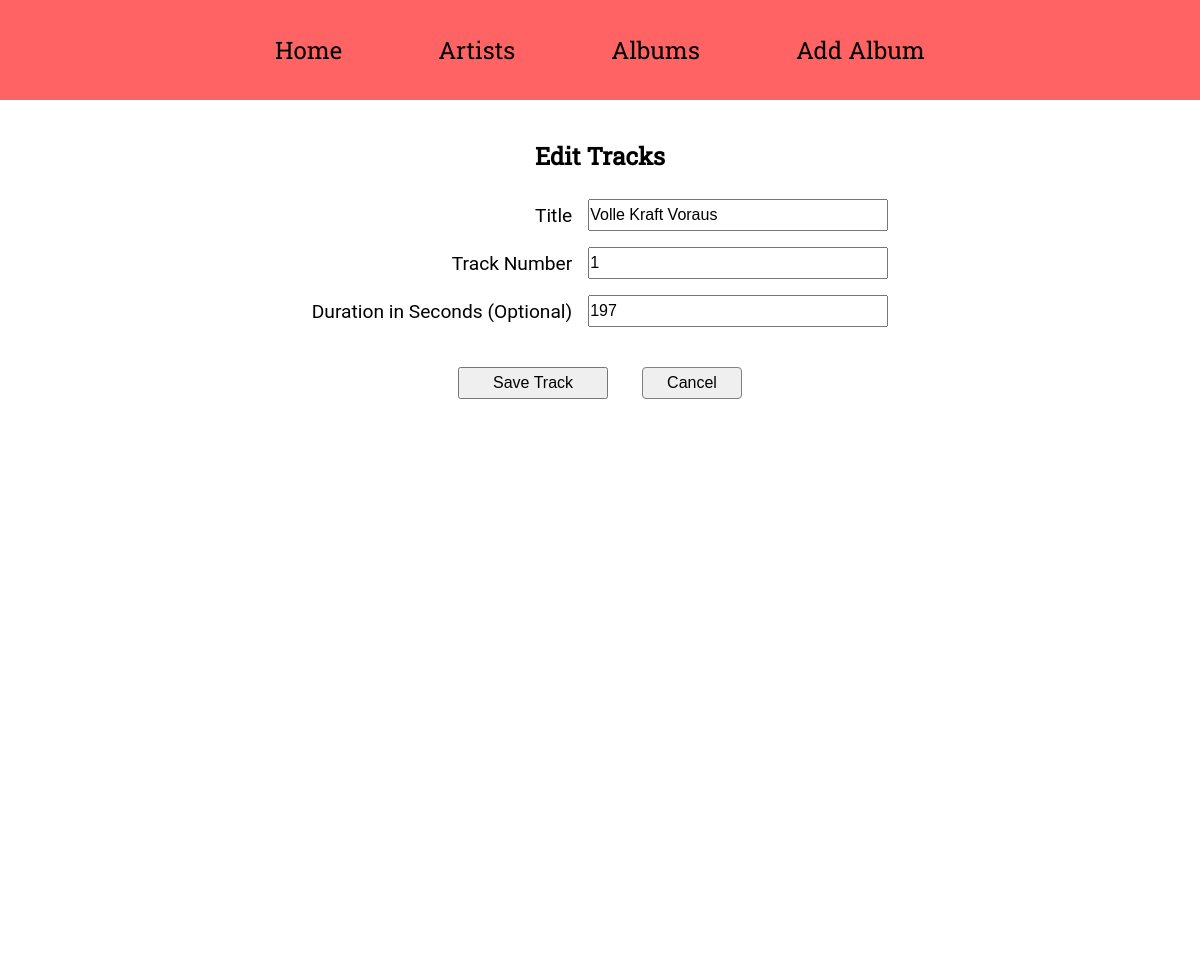
Page /edit_track/1 on the earlier database version.
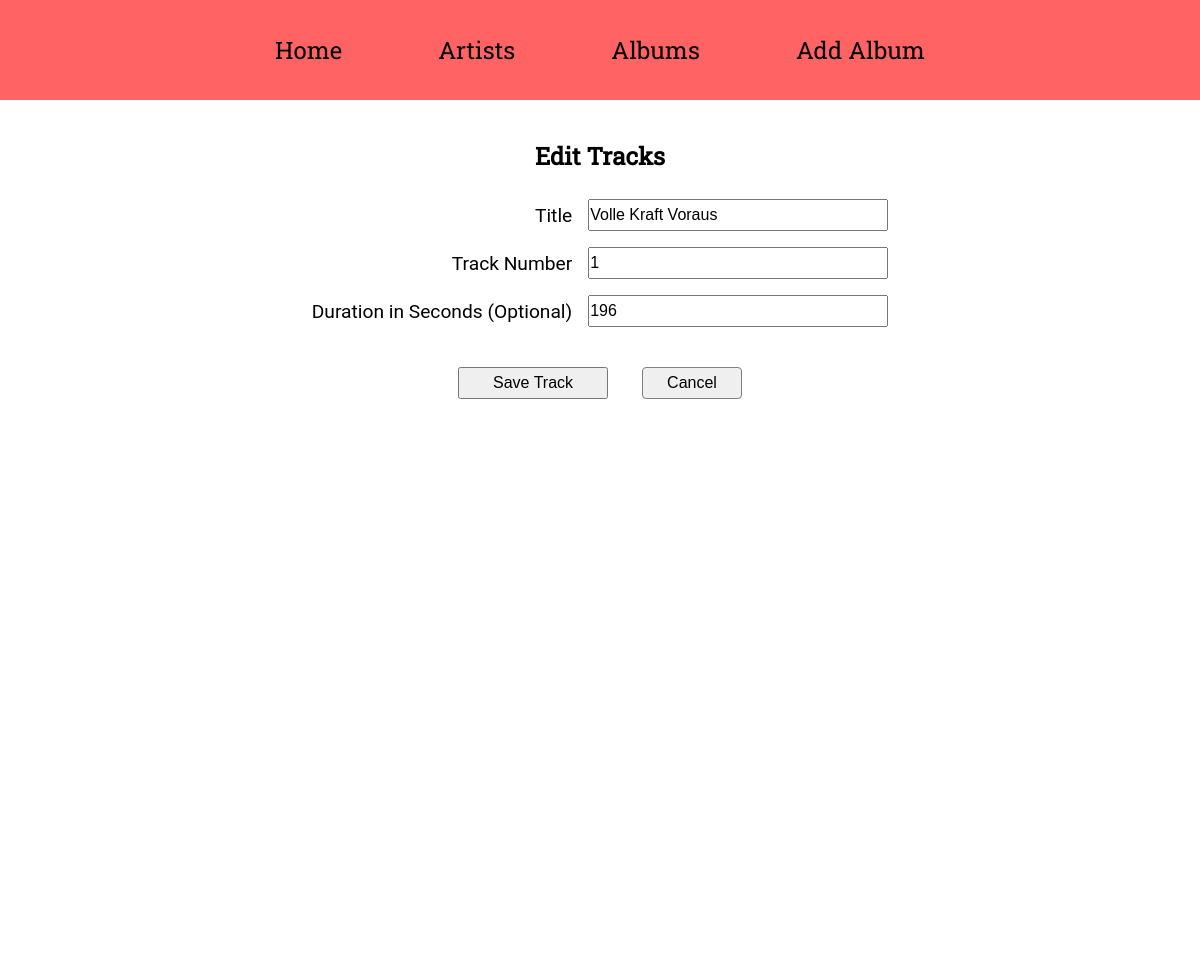
Same page on the later database version.
### app/models.py (models this page shows)
class Track(db.Model):
    __tablename__ = "track"
    id: so.Mapped[int] = so.mapped_column(primary_key=True)
    title: so.Mapped[str] = so.mapped_column(sa.String(128), index=True)
    track_number: so.Mapped[int] = so.mapped_column(sa.SmallInteger)
    duration_seconds: so.Mapped[int] = so.mapped_column(sa.SmallInteger)
    album_id: so.Mapped[int] = so.mapped_column(sa.ForeignKey(Album.id), index=True)
    album: so.Mapped["Album"] = so.relationship(back_populates="tracks")

### app/main/routes.py (the view, shortened to what this page needs)
@bp.route("/edit_track/<int:track_id>", methods=["GET", "POST"])
def edit_track(track_id):
    track = db.session.scalar(sa.select(Track).where(Track.id == track_id))
    form = EditTrackForm(obj=track)
    return render_template(
        "edit_track.html", title="Edit Tracks", form=form, track=track
    )

### app/main/forms.py
class EditTrackForm(FlaskForm):
    title = StringField("Title", validators=[DataRequired(), Length(max=128)])
    track_number = IntegerField("Track Number", validators=[DataRequired()])
    duration_seconds = IntegerField(
        "Duration in Seconds (Optional)", validators=[Optional()]
    )
    submit = SubmitField("Save Track")

### app/templates/edit_track.html (shortened to what this page needs)
{% extends "base.html" %}
{% block content %}
<div class="edit-tracks">
    <div class="edit-tracks-page">
        <h2>Edit Tracks</h2><br>
        <form class="edit-tracks-form" action="" method="post">
            <table class="edit-tracks-form-table">
                <tr>
                    <td>{{ form.title.label }}</td>
                    <td>{{ form.title }}</td>
                </tr>
                <tr>
                    <td>{{ form.track_number.label }}</td>
                    <td>{{ form.track_number }}</td>
                </tr>
                <tr>
                    <td>{{ form.duration_seconds.label }}</td>
                    <td>{{ form.duration_seconds }}</td>
                </tr>
            </table>
            <p>
                {{ form.submit() }}
                <button type="button" class="cancel-button"><a href="{{ url_for('main.tracks', album_id=track.album.id) }}">Cancel</a></button>
            </p>
        </form>
    </div>
</div>
{% endblock %}

Differences in the rows shown:
changed Track "Volle Kraft Voraus": duration_seconds "197" → "196"
